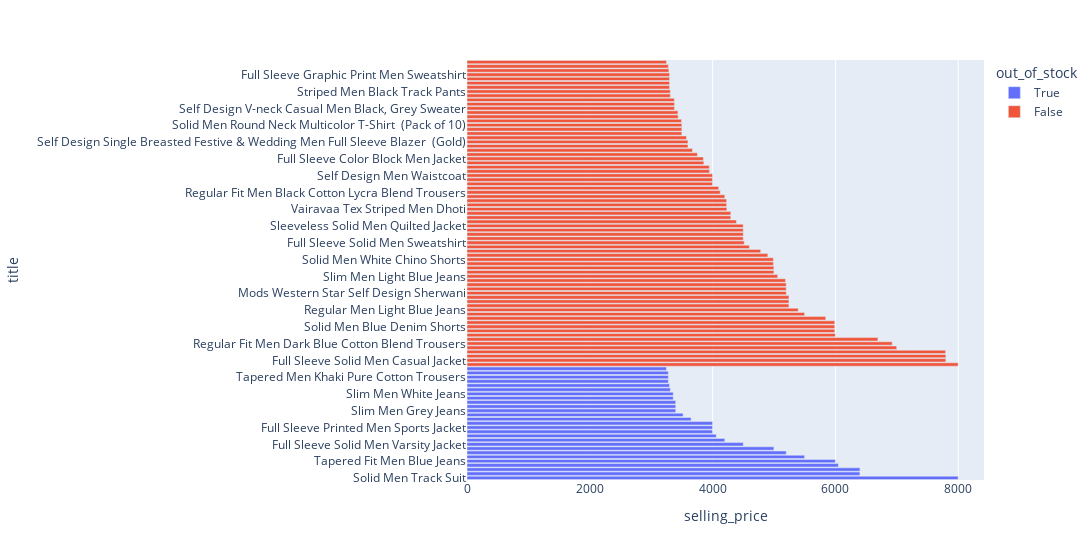

The code cell stored with this chart in its notebook:
### Code cell
high_selling_price_df.drop_duplicates(subset = ['title'], inplace = True)  # drop duplicate 
px.bar(high_selling_price_df.head(100), y = 'title', 
       x = 'selling_price', color = 'out_of_stock', width = 1200)

### Figure 1 — Plotly figure (JSON) as saved in the notebook; plotly's stock layout.template omitted (floating-point values rounded to 4 significant figures)
{"data": [{"alignmentgroup": "True", "hovertemplate": "out_of_stock=True<br>selling_price=%{x}<br>title=%{y}<extra></extra>", "legendgroup": "True", "marker": {"color": "#636efa", "pattern": {"shape": ""}}, "name": "True", "offsetgroup": "True", "orientation": "h", "showlegend": true, "textposition": "auto", "type": "bar", "x": [7999, 6399, 6399, 6049, 5999, 5498, 5199, 4998, 4499, 4199, 4059, 3999, 3999, 3999, 3649, 3519, 3399, 3399, 3399, 3359, 3359, 3311, 3299, 3279, 3279, 3279, 3249], "xaxis": "x", "y": ["Solid Men Track Suit", "Slim Men Black Jeans", "Slim Men Dark Blue Jeans", "Full Sleeve Solid Men Padded Jacket", "Tapered Fit Men Blue Jeans", "Full Sleeve Solid Men Riding Jacket", "2 Piece Self Design Men Suit", "Full Sleeve Colorblock Men Casual Jacket", "Full Sleeve Solid Men Varsity Jacket", "Printed Men Blue Track Pants", "Solid Men Blue Track Pants", "Regular Men Black Jeans", "Full Sleeve Printed Men Sports Jacket", "Men Slim Fit Printed Casual Shirt", "Full Sleeve Applique Men Bomber Jacket", "Slim Fit Men Green Cotton Blend Trousers", "Slim Men Grey Jeans", "Super Skinny Men Black Jeans", "Skinny Men Black Jeans", "Regular Fit Men Dark Blue Pure Cotton Trousers", "Slim Men White Jeans", "Striped Men Blue Track Pants", "Full Sleeve Printed Men Casual Jacket", "Tapered Men Dark Green Pure Cotton Trousers", "Tapered Men Khaki Pure Cotton Trousers", "Tapered Men Black Cotton Blend Trousers", "Full Sleeve Checkered Men Bomber Jacket"], "yaxis": "y"}, {"alignmentgroup": "True", "hovertemplate": "out_of_stock=False<br>selling_price=%{x}<br>title=%{y}<extra></extra>", "legendgroup": "False", "marker": {"color": "#EF553B", "pattern": {"shape": ""}}, "name": "False", "offsetgroup": "False", "orientation": "h", "showlegend": true, "textposition": "auto", "type": "bar", "x": [7998, 7799, 7799, 7794, 6998, 6925, 6692, 5998, 5990, 5990, 5990, 5843, 5498, 5394, 5243, 5243, 5243, 5200, 5199, 5199, 5188, 5060, 4999, 4998, 4990, 4990, 4899, 4783, 4599, 4515, 4499, 4499, 4499, 4498, 4387, 4296, 4296, 4232, 4228, 4228, 4199, 4124, 4099, 3999, 3999, 3998, 3949, 3946, 3857, 3849, 3752, 3672, 3599, 3599, 3574, 3499, 3499, 3499, 3493, 3439, 3435, 3380, 3380, 3376, 3311, 3311, 3299, 3299, 3299, 3299, 3288, 3279, 3249], "xaxis": "x", "y": ["Checkered Single Breasted Party Men Full Sleeve Blazer  (Grey)", "Full Sleeve Solid Men Casual Jacket", "Full Sleeve Printed Men Sweatshirt", "Skinny Men Blue Jeans", "Self Design Single Breasted Party Men Full Sleeve Blazer  (Blue)", "Regular Fit Men Dark Blue Cotton Blend Trousers", "Maxx Regular Men Black Jeans", "Full Sleeve Solid Men Quilted Jacket", "Solid Men Beige Denim Shorts", "Solid Men Blue Denim Shorts", "Slim Men Blue Jeans", "Tapered Fit Men White Jeans", "Full Sleeve Solid Men Bomber Jacket", "Regular Men Light Blue Jeans", "Regular Fit Men Blue Cotton Blend Trousers", "Regular Fit Men Brown Cotton Blend Trousers", "Regular Fit Men Green Cotton Blend Trousers", "Mods Western Star Self Design Sherwani", "3 Piece Solid Men Suit", "2 Piece Solid Men Suit", "Full Sleeve Self Design Men Casual Jacket", "Slim Men Light Blue Jeans", "Full Sleeve Striped Men Bomber Jacket", "Full Sleeve Solid Men Jacket", "Solid Men Dark Blue Chino Shorts", "Solid Men White Chino Shorts", "Full Sleeve Solid Men Sports Jacket", "Vairavaa Tex Solid Men Dhoti", "Self Design Single Breasted Wedding, Casual, Party, Formal, Festive, Festive & Wedding Men Full Sleeve Blazer  (Green)", "Full Sleeve Solid Men Sweatshirt", "Solid Men Black Track Pants", "Full Sleeve Color Block Men Sweatshirt", "Sleeveless Solid Men Casual Jacket", "Sleeveless Solid Men Quilted Jacket", "SIVAA TEX Men's Pure Silk White Dhoti Men Dhoti", "Skinny Men Dark Blue Jeans", "Tapered Fit Men Black Jeans", "Vairavaa Tex Striped Men Dhoti", "Men Slim Fit Self Design Casual Shirt", "Men Slim Fit Striped Casual Shirt", "Solid Men Grey Track Pants", "Regular Fit Men Black Cotton Lycra Blend Trousers", "Solid Men Round Neck Multicolor T-Shirt  (Pack of 12)", "Color Block Men Black Track Pants", "Printed Men Round Neck Dark Blue T-Shirt", "Self Design Men Waistcoat", "Jogger Fit Men Black Jeans", "Men Slim Fit Striped Spread Collar Casual Shirt", "Sleeveless Solid Men Padded Jacket", "Full Sleeve Color Block Men Jacket", "Slim Men Green Jeans", "Printed Men Polo Neck Dark Blue T-Shirt", "Checkered Single Breasted Festive & Wedding Men Full Sleeve Blazer  (Grey)", "Self Design Single Breasted Festive & Wedding Men Full Sleeve Blazer  (Gold)", "Printed Men Round Neck Black T-Shirt", "Solid Men Shawl Neck Multicolor T-Shirt  (Pack of 10)", "Solid Men Blue Sports Shorts", "Solid Men Round Neck Multicolor T-Shirt  (Pack of 10)", "Men Slim Fit Striped Mandarin Collar Casual Shirt", "Printed Men Track Suit", "Men Blue Jeans", "Self Design V-neck Casual Men Black, Grey Sweater", "Woven Round Neck Casual Men Black, Grey Sweater", "Sleeveless Textured Men Nehru Jacket", "Solid Men Red Track Pants", "Striped Men Black Track Pants", "Full Sleeve Color Block Men Casual Jacket", "Full Sleeve Colorblock Men Sports Jacket", "Graphic Print Men Blue Track Pants", "Full Sleeve Graphic Print Men Sweatshirt", "Vairavaa Tex 100% Cotton | Traditionally Woven | 1'Inch Silver Kasavu Borderd Kerala Mundu | 4.00'm Mundu | Pack of 6 Solid Men Dhoti", "Solid Single Breasted Formal Men Full Sleeve Blazer  (Grey)", "Printed Men Black Track Pants"], "yaxis": "y"}], "layout": {"barmode": "relative", "legend": {"title": {"text": "out_of_stock"}, "tracegroupgap": 0}, "margin": {"t": 60}, "width": 1200, "xaxis": {"anchor": "y", "domain": [0, 1], "title": {"text": "selling_price"}}, "yaxis": {"anchor": "x", "domain": [0, 1], "title": {"text": "title"}}}}
